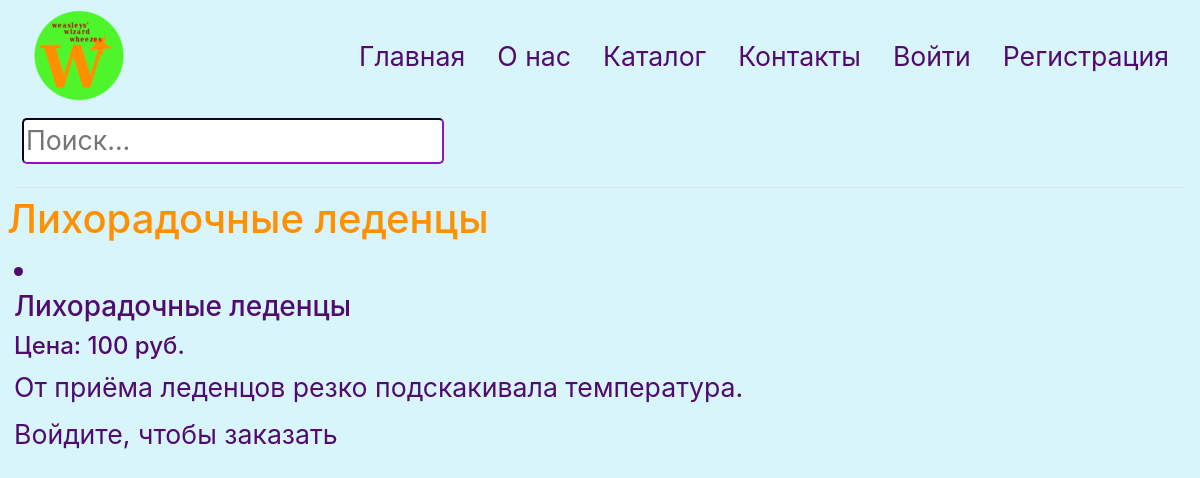
The app's page /product/2 with its own data.
### data/products.py (models this page shows)
class Products(SqlAlchemyBase):
    __tablename__ = 'products'
    id = sqlalchemy.Column(sqlalchemy.Integer, primary_key=True, autoincrement=True)
    title = sqlalchemy.Column(sqlalchemy.String, nullable=True)
    description = sqlalchemy.Column(sqlalchemy.String, nullable=True)
    photos = sqlalchemy.Column(sqlalchemy.String, nullable=True)
    cost = sqlalchemy.Column(sqlalchemy.Integer, nullable=True)
    created_date = sqlalchemy.Column(sqlalchemy.DateTime, default=datetime.datetime.now)
    category_id = sqlalchemy.Column(sqlalchemy.Integer, sqlalchemy.ForeignKey("category.id"))
    category = orm.relationship('Category')

### main.py (the view)
@app.route('/product/<id>', methods=['GET', 'POST'])
def product(id):
    form = BuyForm()
    if form.validate_on_submit():
        return buy(user_id, id)
    db_sess = db_session.create_session()
    product = db_sess.query(Products).get(id)
    return render_template('product.html', product=product, title=product.title, form=form)

### forms/user.py
class BuyForm(FlaskForm):
    submit = SubmitField('В корзину')

### data/db_session.py (called while the page is built)
def create_session() -> Session:
    global __factory
    return __factory()

### templates/product.html (shortened to what this page needs)
{% extends 'base.html' %}
{% block content%}
<h1 class="orange-text">{{ product.title }}</h1>
<form class="form1" action="" method="post">
    <li class="purple-text"><h3>{{ product.title }}</h3></li>
    <h4 class="purple-text">Цена: {{ product.cost }} руб.</h4>
    <p class="purple-text">{{ product.description }}</p>
    {% if current_user.is_authenticated %}
    <p>{{ form.submit(type="submit", class="b1") }}</p>
    {% else %}
    <p class="purple-text">Войдите, чтобы заказать</p>
    {% endif %}
</form>
{% endblock%}

### static/css/style.css (style rules this page uses)
.form1 { color: #510B6F; font-size: 20pt; border-color: #510B6F; border-radius: 5px; margin: 7px 7px 7px 7px; }
.purple-text { color: #510B6F; margin: 7px 7px 7px 7px; }
.back { background-color: #D9F5FC; }
.orange-text { color: #ff9000; margin: 7px 7px 7px 7px; }

### records on screen
Products: title "Лихорадочные леденцы", cost "100", description "От приёма леденцов резко подскакивала температура."
